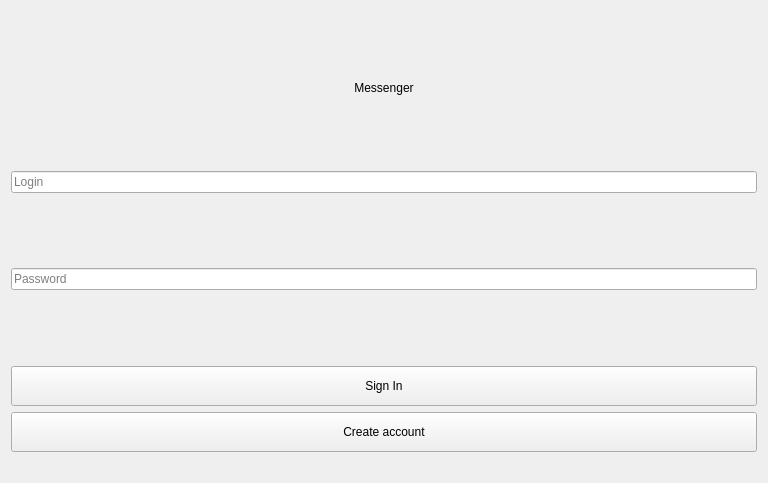
<?xml version="1.0" encoding="UTF-8"?>
<ui version="4.0">
 <class>LoginWindow</class>
 <widget class="QWidget" name="LoginWindow">
  <property name="geometry">
   <rect>
    <x>0</x>
    <y>0</y>
    <width>768</width>
    <height>483</height>
   </rect>
  </property>
  <property name="windowTitle">
   <string>Form</string>
  </property>
  <layout class="QVBoxLayout" name="verticalLayout">
   <item>
    <spacer name="verticalSpacer">
     <property name="orientation">
      <enum>Qt::Orientation::Vertical</enum>
     </property>
     <property name="sizeHint" stdset="0">
      <size>
       <width>20</width>
       <height>40</height>
      </size>
     </property>
    </spacer>
   </item>
   <item>
    <widget class="QLabel" name="titleLabel">
     <property name="enabled">
      <bool>true</bool>
     </property>
     <property name="layoutDirection">
      <enum>Qt::LayoutDirection::LeftToRight</enum>
     </property>
     <property name="text">
      <string>Messenger</string>
     </property>
     <property name="alignment">
      <set>Qt::AlignmentFlag::AlignCenter</set>
     </property>
    </widget>
   </item>
   <item>
    <spacer name="verticalSpacer_3">
     <property name="orientation">
      <enum>Qt::Orientation::Vertical</enum>
     </property>
     <property name="sizeHint" stdset="0">
      <size>
       <width>20</width>
       <height>40</height>
      </size>
     </property>
    </spacer>
   </item>
   <item>
    <widget class="QLineEdit" name="loginEdit">
     <property name="placeholderText">
      <string>Login</string>
     </property>
    </widget>
   </item>
   <item>
    <spacer name="verticalSpacer_4">
     <property name="orientation">
      <enum>Qt::Orientation::Vertical</enum>
     </property>
     <property name="sizeHint" stdset="0">
      <size>
       <width>20</width>
       <height>40</height>
      </size>
     </property>
    </spacer>
   </item>
   <item>
    <widget class="QLineEdit" name="passwordEdit">
     <property name="echoMode">
      <enum>QLineEdit::EchoMode::Password</enum>
     </property>
     <property name="placeholderText">
      <string>Password</string>
     </property>
    </widget>
   </item>
   <item>
    <spacer name="verticalSpacer_2">
     <property name="orientation">
      <enum>Qt::Orientation::Vertical</enum>
     </property>
     <property name="sizeHint" stdset="0">
      <size>
       <width>20</width>
       <height>40</height>
      </size>
     </property>
    </spacer>
   </item>
   <item>
    <widget class="QPushButton" name="loginButton">
     <property name="minimumSize">
      <size>
       <width>0</width>
       <height>40</height>
      </size>
     </property>
     <property name="text">
      <string>Sign In</string>
     </property>
    </widget>
   </item>
   <item>
    <widget class="QPushButton" name="registerButton">
     <property name="minimumSize">
      <size>
       <width>0</width>
       <height>40</height>
      </size>
     </property>
     <property name="text">
      <string>Create account</string>
     </property>
    </widget>
   </item>
   <item>
    <spacer name="horizontalSpacer_3">
     <property name="orientation">
      <enum>Qt::Orientation::Horizontal</enum>
     </property>
     <property name="sizeHint" stdset="0">
      <size>
       <width>40</width>
       <height>20</height>
      </size>
     </property>
    </spacer>
   </item>
  </layout>
 </widget>
 <resources/>
 <connections/>
</ui>
